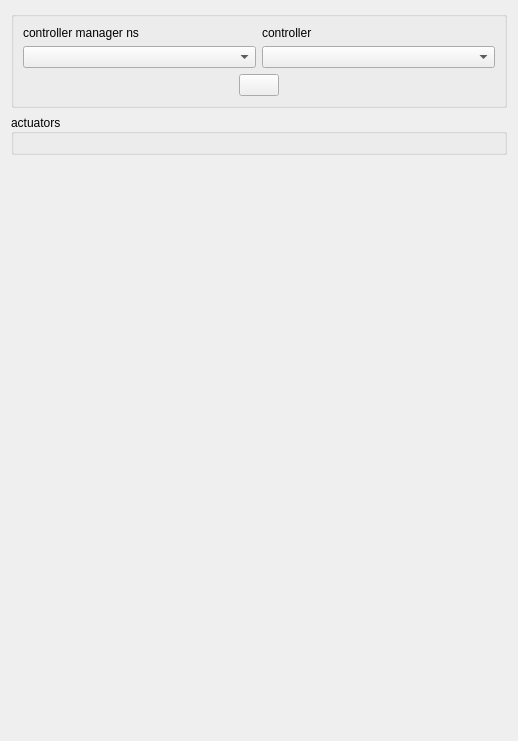
<?xml version="1.0" encoding="UTF-8"?>
<ui version="4.0">
 <class>current_limit_controller</class>
 <widget class="QWidget" name="current_limit_controller">
  <property name="geometry">
   <rect>
    <x>0</x>
    <y>0</y>
    <width>518</width>
    <height>741</height>
   </rect>
  </property>
  <property name="windowTitle">
   <string>Current limit controller</string>
  </property>
  <layout class="QVBoxLayout" name="verticalLayout_2">
   <item>
    <widget class="QGroupBox" name="controller_group">
     <property name="title">
      <string/>
     </property>
     <layout class="QVBoxLayout" name="verticalLayout">
      <item>
       <layout class="QGridLayout" name="gridLayout">
        <item row="1" column="1">
         <widget class="QComboBox" name="clc_combo"/>
        </item>
        <item row="1" column="0">
         <widget class="QComboBox" name="cm_combo"/>
        </item>
        <item row="0" column="0">
         <widget class="QLabel" name="cm_list_label">
          <property name="toolTip">
           <string>&lt;html&gt;&lt;head/&gt;&lt;body&gt;&lt;p&gt;&lt;span style=&quot; font-weight:600;&quot;&gt;controller manager&lt;/span&gt; namespace. It is assumed that the &lt;span style=&quot; font-weight:600;&quot;&gt;robot_description&lt;/span&gt; parameter also lives in the same namesapce.&lt;/p&gt;&lt;/body&gt;&lt;/html&gt;</string>
          </property>
          <property name="text">
           <string>controller manager ns</string>
          </property>
          <property name="buddy">
           <cstring>cm_combo</cstring>
          </property>
         </widget>
        </item>
        <item row="0" column="1">
         <widget class="QLabel" name="controller_list_label">
          <property name="text">
           <string>controller</string>
          </property>
          <property name="buddy">
           <cstring>clc_combo</cstring>
          </property>
         </widget>
        </item>
       </layout>
      </item>
      <item>
       <layout class="QHBoxLayout" name="horizontalLayout">
        <item>
         <spacer name="horizontalSpacer">
          <property name="orientation">
           <enum>Qt::Horizontal</enum>
          </property>
          <property name="sizeHint" stdset="0">
           <size>
            <width>40</width>
            <height>20</height>
           </size>
          </property>
         </spacer>
        </item>
        <item>
         <widget class="QPushButton" name="enable_button">
          <property name="sizePolicy">
           <sizepolicy hsizetype="Minimum" vsizetype="Minimum">
            <horstretch>0</horstretch>
            <verstretch>0</verstretch>
           </sizepolicy>
          </property>
          <property name="toolTip">
           <string>&lt;html&gt;&lt;head/&gt;&lt;body&gt;&lt;p&gt;Enable/disable sending commands to the controller.&lt;/p&gt;&lt;/body&gt;&lt;/html&gt;</string>
          </property>
          <property name="text">
           <string/>
          </property>
          <property name="icon">
           <iconset>
            <normaloff>off.svg</normaloff>
            <normalon>on.svg</normalon>
            <activeon>on.svg</activeon>off.svg</iconset>
          </property>
          <property name="iconSize">
           <size>
            <width>48</width>
            <height>48</height>
           </size>
          </property>
          <property name="checkable">
           <bool>true</bool>
          </property>
         </widget>
        </item>
        <item>
         <spacer name="horizontalSpacer_2">
          <property name="orientation">
           <enum>Qt::Horizontal</enum>
          </property>
          <property name="sizeHint" stdset="0">
           <size>
            <width>40</width>
            <height>20</height>
           </size>
          </property>
         </spacer>
        </item>
       </layout>
      </item>
     </layout>
    </widget>
   </item>
   <item>
    <widget class="QGroupBox" name="actuator_group">
     <property name="sizePolicy">
      <sizepolicy hsizetype="Preferred" vsizetype="Preferred">
       <horstretch>0</horstretch>
       <verstretch>0</verstretch>
      </sizepolicy>
     </property>
     <property name="minimumSize">
      <size>
       <width>0</width>
       <height>0</height>
      </size>
     </property>
     <property name="title">
      <string>actuators</string>
     </property>
     <property name="alignment">
      <set>Qt::AlignLeading|Qt::AlignLeft|Qt::AlignVCenter</set>
     </property>
     <property name="flat">
      <bool>false</bool>
     </property>
     <property name="checkable">
      <bool>false</bool>
     </property>
     <layout class="QFormLayout" name="formLayout">
      <property name="fieldGrowthPolicy">
       <enum>QFormLayout::ExpandingFieldsGrow</enum>
      </property>
     </layout>
    </widget>
   </item>
   <item>
    <spacer name="verticalSpacer">
     <property name="orientation">
      <enum>Qt::Vertical</enum>
     </property>
     <property name="sizeHint" stdset="0">
      <size>
       <width>20</width>
       <height>40</height>
      </size>
     </property>
    </spacer>
   </item>
  </layout>
  <zorder>controller_group</zorder>
  <zorder>actuator_group</zorder>
  <zorder>verticalSpacer</zorder>
 </widget>
 <tabstops>
  <tabstop>cm_combo</tabstop>
  <tabstop>clc_combo</tabstop>
  <tabstop>enable_button</tabstop>
 </tabstops>
 <resources/>
 <connections/>
</ui>
